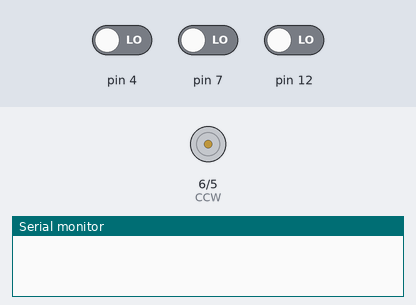
Bench run of a sketch on a simulated Arduino Uno, built with avr-gcc and run on an emulated ATmega328P. Shown: motor-driver pin pairs drawn as motors (green arrow = first pin HIGH = forward, orange = second pin HIGH = backward, longer = more drive), the last lines printed to the serial monitor. The inputs (shaded band) are chosen by the test bench; at power-on: pin 4 LOW, pin 12 LOW, pin 7 LOW.

Above: at 1.2 s.
1.3 s: pin 4 driven HIGH
At 1.8 s:
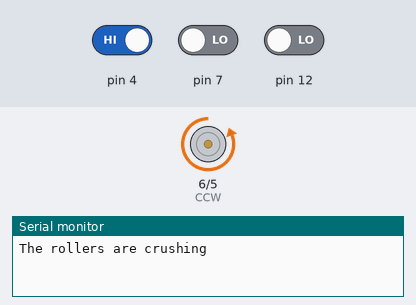
2.8 s: pin 12 driven HIGH
At 4.1 s:
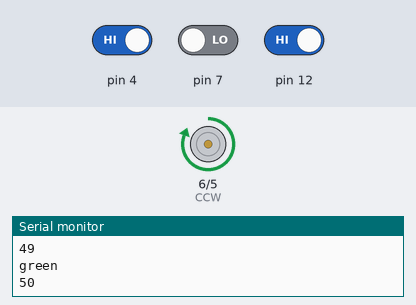
Timing chart, 0 to 5.8 s (numbered marks = the images above; inputs shaded):
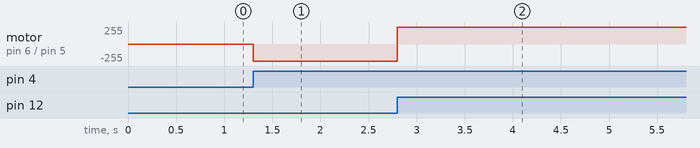

Measured:
- after the input at 1.3 s, motor on pin 6 (CCW) / pin 5 (CW): stopped → backward 255/255 at once
- after the input at 2.8 s, motor on pin 6 (CCW) / pin 5 (CW): backward 255/255 → forward 255/255 at once

The sketch:

Rollercrusher_A2.ino
```cpp
#define CW 5
#define CCW 6

char black = 8;
char green = 12;
char red = 7;
char start = 4;
unsigned long startTime;
unsigned long currentTime;
int count=0;
unsigned long state = 0;
int debounceDelay = 50;

void setup() {
  pinMode(CW,OUTPUT); //IN2 pin -- DC Motor
  pinMode(CCW,OUTPUT); //IN1 pin -- DC Motor

  digitalWrite(CCW, HIGH); //Starts the DC motor rotating in a forward direction
  digitalWrite(CW, HIGH);
  Serial.begin(9600);
}

void loop() {
  //startTime = millis();


switch(state){

    case 0: //state

    if (pressed (start)){
    digitalWrite(CW,HIGH);
    digitalWrite(CCW, LOW);
    count = 0;
    state = 1;
    Serial.println("The rollers are crushing");
  }

      break;

    case 1: //first section going back and forth

    while (count<50){
    if (pressed (green)){
    digitalWrite(CW,LOW);
    digitalWrite(CCW,HIGH);
    //state = 1;
    count = count+1;
    Serial.println("green");
    Serial.println(count);
    }
    if (pressed (red)){
    digitalWrite(CW,HIGH);
    digitalWrite(CCW,LOW);
    //state == 1;
    count = count+1;
    Serial.println("red");
    Serial.println(count);
  }
  }
    if (count == 4){
      state = 2;
    }
      break;

    case 2: //done with first section, rolling backwards

    digitalWrite(CW,LOW);
    digitalWrite(CCW,HIGH);

      break;
}

//  if (pressed (black)){
//    digitalWrite(CW,HIGH);
//    digitalWrite(CCW, LOW);
//    count = cou;
//    Serial.println("The motor is going forward");
//  }


}

bool pressed(char pin){ //Custom function checking to see if the button is being pressed or not
  if(digitalRead(pin)==HIGH) //if the button is being pressed, return true
    return true;
    else
    return false; //if the button is not being pressed, return false
}
```
